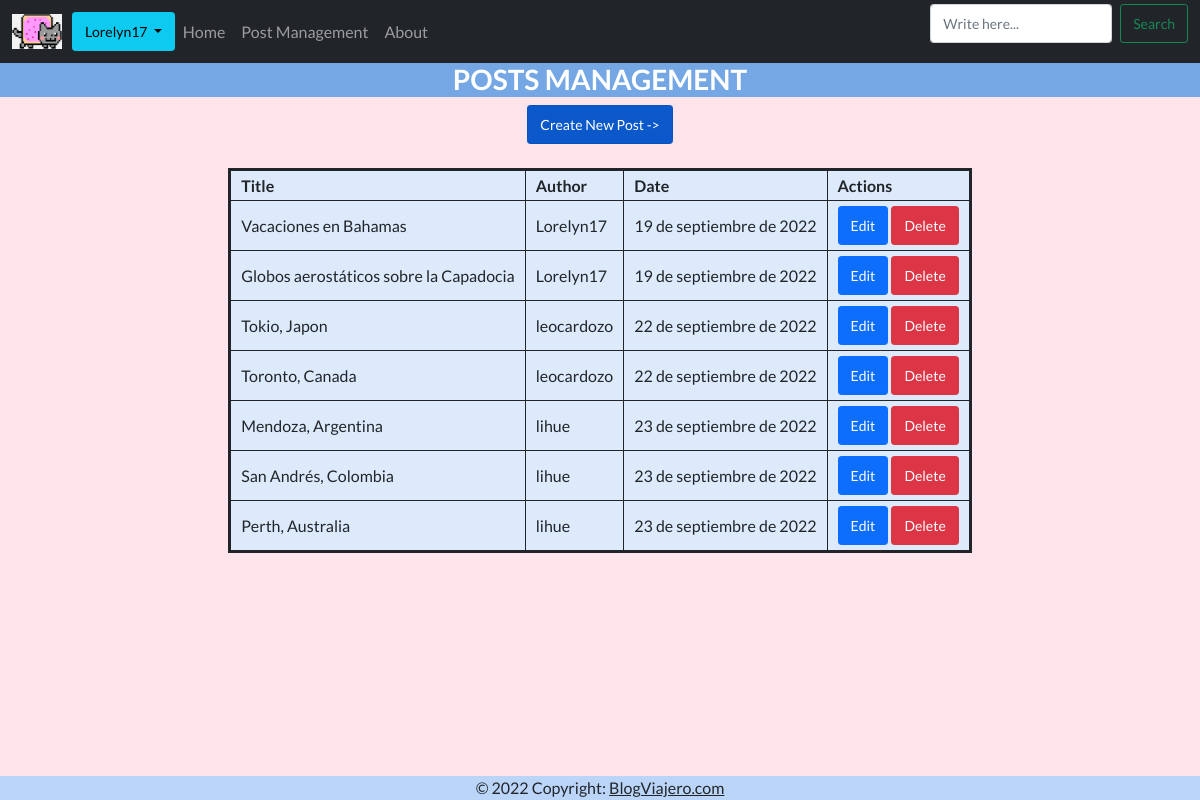
The page /posts/ (signed in) on the database its author committed.
### AppBlog/models.py (models this page shows, shortened)
class Profile(models.Model):
    user = models.OneToOneField(User, on_delete=models.CASCADE, null=True)
    image = models.ImageField(upload_to='avatares')
    name = models.CharField(('Name'), max_length=30)
    webpage_link = models.URLField(('Webpage Link'), max_length=300)
    description = models.CharField(('Description'), max_length=100)

class Post(models.Model):
    title = models.CharField(('Title'), max_length=50)
    subtitle = models.CharField(('Subtitle'), max_length=100)
    content = RichTextField(('Content of Post'), max_length=5000)
    image = models.ImageField(upload_to='post_images')
    author = models.CharField(max_length=60)
    date = models.DateField()

### AppBlog/views.py (the view)
# urls.py: path('posts/', views.PostListView.as_view(), name="posts"),
class PostListView(LoginRequiredMixin, ListView):
    model = Post
    template_name = 'posts.html'

### AppBlog/templates/posts.html (shortened to what this page needs)
{% extends "plantilla_base.html" %}
{% block contenido_base %}
<div style="text-align:center">
  <h3 style="background-color:#74a7e4;color:white;text-transform:uppercase;">
    Posts Management</b>
  </h3>
  <a href="{% url 'create-post' %}" class="btn btn-primary btn-sm active " role="button" aria-pressed="true">
    Create New Post ->
  </a>
  <br>
  <table class="blog-table">
    <thead>
      <tr>
        <td>
          <strong>Title</strong>
        </td>
        <td>
          <strong>Author</strong>
        </td>
        <td>
          <strong>Date</strong>
        </td>
        <td>
          <strong>Actions</strong>
        </td>
      </tr>
    <tbody>
      {% if object_list %}
        {% for post in object_list %}
          <tr>
            <td>{{post.title}}</td>
            <td>{{post.author}}</td>
            <td>{{post.date}}</td>
            <td>
                <a class="btn btn-primary btn-sm" href="{% url 'edit-post' post.id %}">Edit</a>
                <a class="btn btn-danger btn-sm" href="{% url 'delete-post' post.id %}">Delete</a>
            </td>
          </tr>
        {% endfor %}
      {% else %}
        <div class="alert alert-warning" role="alert" style='color:#ed5c53'>
          <h5>There are no posts to show you</h5>
        </div>
      {% endif %}
    </tbody>
  </table>
</div>
{% endblock contenido_base %}

### AppBlog/templates/plantilla_base.html (shortened to what this page needs)
{% load static %}
<!DOCTYPE html>
<html lang="en">
  <head>
    <link href="https://cdn.jsdelivr.net/npm/bootstrap-icons@1.5.0/font/bootstrap-icons.css"
          rel="stylesheet"
          type="text/css"/>
    <link href="{% static 'AppBlog/css/styles.css' %}" rel="stylesheet" />
  </head>
  <body style="background-color: #ffe4ec;padding-bottom:40px;">
    <nav class="navbar navbar-expand-lg navbar-dark bg-dark py-1">
      <div class="container-fluid">
        {% if user.is_authenticated %}
          {% if user.profile.image.url %}
            <img src={{ user.profile.image.url }} style="width:60px;height:35px;padding-right:10px" />
          {% endif %}
          <div class="dropdown">
            <button class="btn btn-info dropdown-toggle btn-sm"
                    type="button"
                    id="dropdownMenuButton1"
                    data-bs-toggle="dropdown"
                    aria-expanded="false">
              {{ user.username }}
            </button>
          </div>
        {% else %}
        <div class="d-grid gap-2">
          <a class="btn btn-outline-info mt-auto btn-sm" href="{% url 'account_login' %}">Log in</a>
        </div>
        {% endif %}
        <div class="collapse navbar-collapse" id="navbarSupportedContent">
          <ul class="navbar-nav me-auto mb-2 mb-lg-0">
            <li class="nav-item">
              <a class="nav-link" aria-current="page" href="{% url 'home' %}">Home</a>
            </li>
            <li class="nav-item">
              <a class="nav-link" aria-current="page" href="{% url 'posts' %}">Post Management</a>
            </li>
            <li class="nav-item">
              <a class="nav-link" aria-current="page" href="{% url 'about' %}">About</a>
            </li>
          </ul>
          <form class="d-flex" method="GET" action="">
            <input class="form-control me-2 form-control-sm"
                   type="search"
                   placeholder="Write here..."
                   aria-label="Search"
                   name="q"
                   value="{{ request.GET.q }}">
            <button class="btn btn-outline-success btn-sm" type="submit">Search</button>
          </form>
        </div>
      </div>
    </nav>
    <section>
      {% block contenido_base %}
      {% endblock contenido_base %}
    </section>
    <div class="container" style="position: relative">
      <footer class="bg-light text-center text-lg-start fixed-bottom">
        <div class="text-center p-0" style="background-color: #bbd5f9;">
          © 2022 Copyright:
          <a class="text-dark" href="{% url 'home' %}">BlogViajero.com</a>
        </div>
      </footer>
    </div>
  </body>
</html>

### AppBlog/templates/posts.html (style rules this page uses)
table.blog-table { border:3px solid; background-color: #dceafc; margin-left: auto; margin-right: auto; }
th, td { border:1px solid; padding:5px 10px; }

### rows shown on the page
Post: title "Vacaciones en Bahamas", author "Lorelyn17", date "19 de septiembre de 2022"
Post: title "Globos aerostáticos sobre la Capadocia", author "Lorelyn17", date "19 de septiembre de 2022"
Post: title "Tokio, Japon", author "leocardozo", date "22 de septiembre de 2022"
Post: title "Toronto, Canada", author "leocardozo", date "22 de septiembre de 2022"
Post: title "Mendoza, Argentina", author "lihue", date "23 de septiembre de 2022"
Post: title "San Andrés, Colombia", author "lihue", date "23 de septiembre de 2022"
Post: title "Perth, Australia", author "lihue", date "23 de septiembre de 2022"

### other values the page prints
{{ user.username }} "Lorelyn17"
